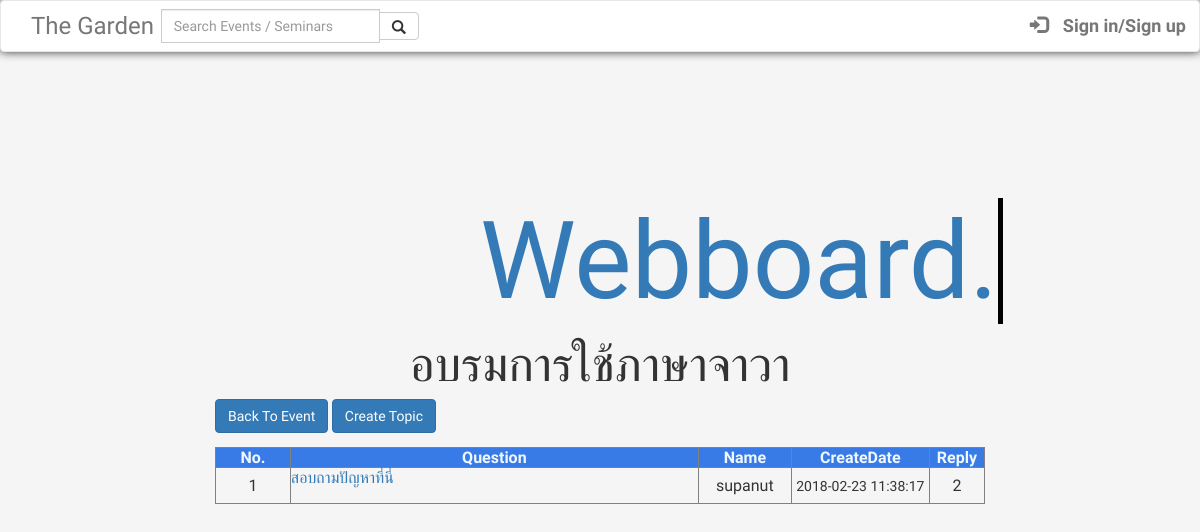
/nut.php?noevent=1, run on the app's committed database.
### tables this page shows
CREATE TABLE `event` (
  `noevent` int(10) UNSIGNED NOT NULL,
  `username` varchar(15) NOT NULL,
  `name` varchar(50) NOT NULL,
  `type` varchar(10) NOT NULL,
  `current` smallint(6) NOT NULL,
  `capacity` smallint(6) NOT NULL,
  `price` int(11) NOT NULL,
  `imagePath` text NOT NULL,
  `vdoPath` text NOT NULL,
  `description` text NOT NULL,
  `create_date_time` datetime NOT NULL,
  `start_date_time` datetime NOT NULL,
  `end_date_time` datetime NOT NULL,
  `location` text NOT NULL,
  `condition` text NOT NULL,
  `status` tinyint(1) NOT NULL
);

CREATE TABLE `topic` (
  `notopic` int(10) UNSIGNED NOT NULL,
  `noevent` int(10) UNSIGNED NOT NULL,
  `username` varchar(15) NOT NULL,
  `header` varchar(200) NOT NULL,
  `description` text NOT NULL,
  `date_time` datetime NOT NULL
);

### nut.php (the view, shortened to what this page needs)
<html>
<head>
<?php
require './header.php';
include "./database/epmtfafn_satta_db.php" ;?>
    <link rel="stylesheet" type="text/css" href="css/webboard.css">
</head>
<body style="font-family: 'Ubuntu', sans-serif;
    font-family: 'Noto Serif', serif;
    font-family: 'Nanum Gothic', sans-serif;
    font-family: 'Libre Baskerville', serif;
    font-family: 'Mitr', sans-serif;height:800px; background-color:rgb(245, 245, 245);">
<?php
$db = new DataBase();
$db->openDataBase();
$data=$db->get_topic_noevent_all($_GET['noevent']);
  $event=$db->get_noevent($_GET['noevent']);
?>
<div class="col-sm-2" ></div>
<div class="col-sm-8" >
  <div id="wallTopic" class="col-sm-12">
  <h1>
    <a href=""  style="font-size: 3em;"  class="typewrite" data-period="3000" data-type='[ "Webboard." ]'>
    </a>
  </h1>
  </div>
<div class="sticky-top" >
<center><font size="100px" ><?php echo $event['name']?></font></center>
<form method="get" action='eventMain.php'>
    <button class="btn btn-primary" type="submit">Back To Event</button>
    <a href="#popup1" class="btn btn-primary" data-toggle="modal" data-target="#myModal">Create Topic</a>
</form>
<table border="-1">
<tr id="TopicHeader" style="background-color: #397be6;
  -webkit-text-fill-color: aliceblue;">
<th width="85" > <div  align="center">No.</div></th>
<th width="480"> <div  align="center">Question </div></th>
<th width="100"> <div align="center">Name</div></th>
<th width="150"> <div align="center">CreateDate</div></th>
<th width="58"> <div align="center">Reply</div></th>
</tr>
<?php
$i=0; foreach ($data as $index) {
    ?>
<tr id="choice">
<?php $i=$i+1;
$db = new DataBase();
$db->openDataBase();
$reply=$db->get_comment_notopic_all($index['notopic']);
?>
<td><div id="NoTopic"  align="center"><?php echo $i?></div></td>
<td>
<form action="topic.php" method="get">
<a href="#" onclick="$(this).closest('form').submit()" value=$index["header"] name='v' ><?php echo $index["header"]?></a>
</form>
</td>
<td><div align="center" ><?php echo $index["username"]?></div></td>
<td><div align="center" style="font-size: 14px;"><?php echo $index["date_time"]?></div></td>
<td><div align="center"><?php echo count($reply)?></div></td>
</tr>
<?php
 }
?>
</table>
</div>
<div class="col-sm-2" "> </div>
</div>
</body>
</html>

### css/webboard.css (style rules this page uses)
body { background-color:rgb(230, 42, 42); font-family: 'Ubuntu', sans-serif; font-family: 'Noto Serif', serif; font-family: 'Nanum Gothic', sans-serif; font-family: 'Libre Baskerville', serif; font-family: 'Mitr', sans-serif; }
h1 { color:red; margin-top: 130px; margin-left: 250px; }

### data on the page
event: name "อบรมการใช้ภาษาจาวา"
topic: header "สอบถามปัญหาที่นี่", username "supanut", date_time "2018-02-23 11:38:17", count($reply) "2"
